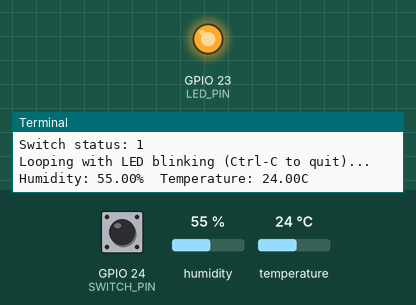
Bench run of a program on a simulated Raspberry Pi (BCM pin numbers). Shown: output pins drawn as LEDs (lit = HIGH), the last lines printed to the terminal. The inputs (shaded band) are chosen by the test bench; at power-on: GPIO 24 (SWITCH_PIN) HIGH, humidity 55 %, temperature 24 °C. Threads take turns every 2 ms.

Above: at 1.2 s.
1.3 s: GPIO 24 (SWITCH_PIN) pulled LOW for 2.95 s
At 1.9 s:
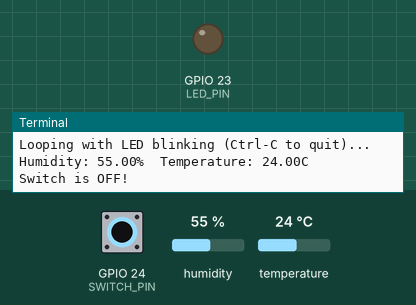
Timing chart, 0 to 11.7 s (numbered marks = the images above; inputs shaded):
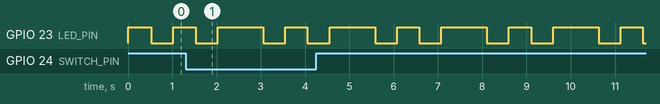

Measured:
- by itself, GPIO 23 (LED_PIN): repeats every 2.5 s: HIGH 1.0 s, LOW 0.50 s, HIGH 0.50 s, LOW 0.50 s

The program:

thing_test.py
```python
import time

import thing


# Create the pi thing.
pi_thing = thing.PiThing()

# Print the current switch state.
switch = pi_thing.read_switch()
print('Switch status: {0}'.format(switch))

# Print when the switch changes.
def switch_change(switch):
    if switch:
        print('Switch is ON!')
    else:
        print('Switch is OFF!')

# Print when the temperature & humidity reading is updated.
def temp_humidity_change(temperature, humidity):
    print('Humidity: {0:0.2F}%  Temperature: {1:0.2F}C'.format(humidity, temperature))

# Register the callbacks above to fire when their state changes.
pi_thing.on_switch_change(switch_change)
pi_thing.on_temp_humidity_change(temp_humidity_change)

# Now loop forever blinking the LED.  When the switch & temp/humidity state
# changes the callbacks above will be called and print out the new values.
print('Looping with LED blinking (Ctrl-C to quit)...')
while True:
    # Blink the LED.
    pi_thing.set_led(True)
    time.sleep(0.5)
    pi_thing.set_led(False)
    time.sleep(0.5)
```

thing.py
```python
import atexit
import threading
import time

import Adafruit_DHT
import RPi.GPIO as GPIO


DHT_TYPE    = Adafruit_DHT.AM2302
DHT_PIN     = 18
LED_PIN     = 23
SWITCH_PIN  = 24


# Make sure RPI.GPIO resources are cleaned up at the end of the program.
atexit.register(GPIO.cleanup)


class PiThing(object):
    """Internet 'thing' that can control GPIO on a Raspberry Pi."""

    def __init__(self):
        """Initialize the 'thing'."""
        # Setup GPIO library.
        GPIO.setwarnings(False)
        GPIO.setmode(GPIO.BCM)
        # Setup LED as an output and switch as an input.
        GPIO.setup(LED_PIN, GPIO.OUT)
        GPIO.setup(SWITCH_PIN, GPIO.IN)
        # Create a lock to syncronize access to hardware from multiple threads.
        self._lock = threading.Lock()
        # Setup user-defined callbacks for switch and temp/hum
        self._switch_callback = None
        self._dht_callback = None
        # Register a callback to be called when the switch changes from high to
        # low or vice/versa.
        GPIO.add_event_detect(SWITCH_PIN, GPIO.BOTH, callback=self._switch_change,
                              bouncetime=20) # 20ms debounce time
        # Setup a thread to read the DHT sensor and update the temp & humidity.
        self._dht_thread = threading.Thread(target=self._update_dht)
        self._dht_thread.daemon = True  # Don't let this thread block exiting.
        self._dht_thread.start()

    def _switch_change(self, pin):
        """Called by the RPI.GPIO library when the switch pin changes state."""
        # Check if someone has registered a thing switch callback and call it
        # with the current thing switch state.
        if self._switch_callback is not None:
            self._switch_callback(GPIO.input(SWITCH_PIN))

    def _update_dht(self):
        """Main function for DHT update thread, will grab new temp & humidity
        values every two seconds.
        """
        while True:
            with self._lock:
                # Read the humidity and temperature from the DHT sensor.
                humidity, temperature = Adafruit_DHT.read_retry(DHT_TYPE, DHT_PIN)
                # Fire any callback to receive the latest values.
                if self._dht_callback is not None:
                    self._dht_callback(temperature, humidity)
            # Wait 2 seconds then repeat.
            time.sleep(2.0)

    def on_switch_change(self, callback):
        """Register a function to be called when the switch changes state.
        Callback should be a function that takes one argument, the current switch
        state as a boolean.
        """
        self._switch_callback = callback

    def on_temp_humidity_change(self, callback):
        """Register a function to be called when the temperature & humidity state
        changes.  Callback should be a function that takes two arguments, the
        current temperature (in degrees Celsius) and the current humidity (in %).
        """
        self._dht_callback = callback

    def read_switch(self):
        """Read the switch state and return its current value.
        """
        with self._lock:
            return GPIO.input(SWITCH_PIN)

    def set_led(self, value):
        """Set the LED to the provided value (True = on, False = off).
        """
        with self._lock:
            GPIO.output(LED_PIN, value)
```
